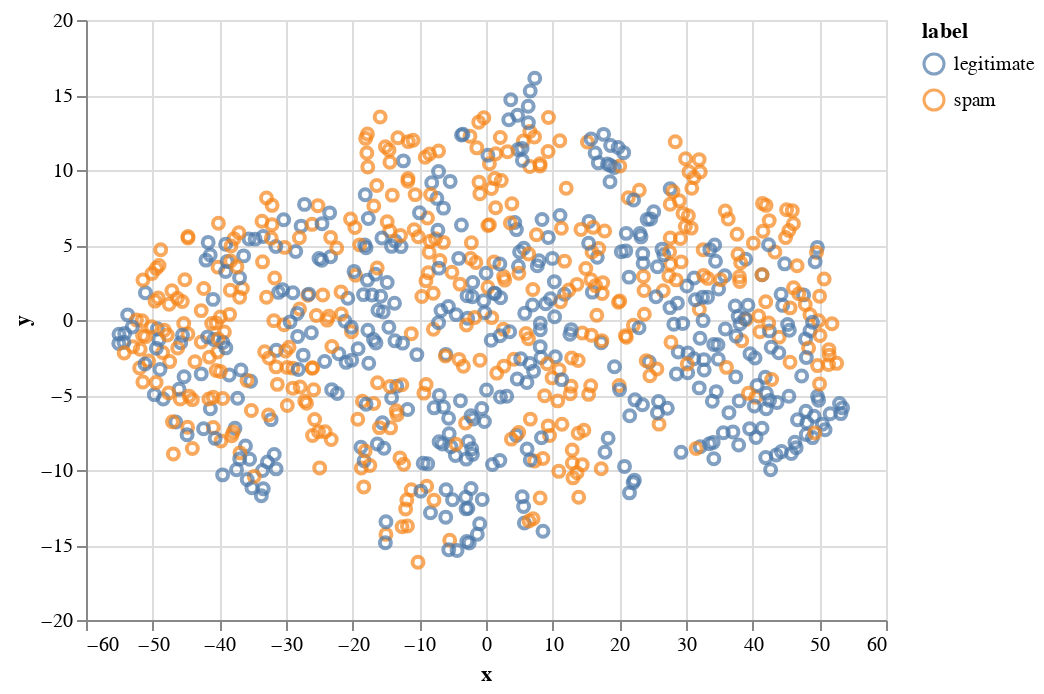

The notebook cell this image was saved under:
### Markdown cell above
Zoom and pan to examine that plot more closely, if you haven't already.  Surprisingly, there is still some structure to our data, but the boundary between the classes is awfully large (and fuzzy).  Just to be sure, we could try using t-SNE to visualize these data as well.

### Code cell
np.random.seed(0xc0ffee)
plot.plot_tsne(data, "text", func=count_frequency, tsne_sample=800, x="x", y="y", color="label")

### Figure 1 — Vega-Lite specification as saved in the notebook (floating-point values rounded to 4 significant figures; data arrays with more than 128 entries replaced by an {"elided": "..."} marker saying what was removed)
{"config": {"view": {"continuousWidth": 400, "continuousHeight": 300}}, "data": {"name": "data-93562b090a66b234f464392bbe65518c"}, "mark": "point", "encoding": {"color": {"field": "label", "type": "nominal"}, "x": {"field": "x", "type": "quantitative"}, "y": {"field": "y", "type": "quantitative"}}, "selection": {"selector002": {"type": "interval", "bind": "scales", "encodings": ["x", "y"]}}, "$schema": "https://vega.github.io/schema/vega-lite/v4.17.0.json", "datasets": {"data-93562b090a66b234f464392bbe65518c": {"elided": "800 records"}}}
